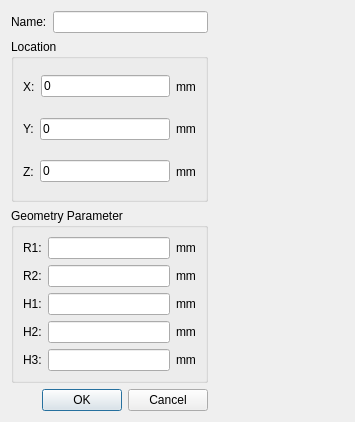
<?xml version="1.0" encoding="UTF-8"?>
<ui version="4.0">
 <class>CreateCylindricalComplex</class>
 <widget class="QDialog" name="CreateCylindricalComplex">
  <property name="geometry">
   <rect>
    <x>0</x>
    <y>0</y>
    <width>355</width>
    <height>420</height>
   </rect>
  </property>
  <property name="windowTitle">
   <string>Connecting Rod</string>
  </property>
  <layout class="QGridLayout" name="gridLayout_3">
   <item row="0" column="0">
    <layout class="QHBoxLayout" name="horizontalLayout_10">
     <item>
      <layout class="QVBoxLayout" name="verticalLayout">
       <item>
        <layout class="QHBoxLayout" name="horizontalLayout_7">
         <item>
          <widget class="QLabel" name="label_10">
           <property name="text">
            <string>Name:</string>
           </property>
          </widget>
         </item>
         <item>
          <widget class="QLineEdit" name="namelineEdit"/>
         </item>
        </layout>
       </item>
       <item>
        <widget class="QGroupBox" name="groupBox_2">
         <property name="title">
          <string>Location</string>
         </property>
         <layout class="QGridLayout" name="gridLayout">
          <item row="0" column="0">
           <layout class="QHBoxLayout" name="horizontalLayout">
            <item>
             <widget class="QLabel" name="label_19">
              <property name="text">
               <string>X:</string>
              </property>
             </widget>
            </item>
            <item>
             <widget class="QLineEdit" name="lineEdit_X">
              <property name="text">
               <string>0</string>
              </property>
             </widget>
            </item>
            <item>
             <widget class="QLabel" name="label_9">
              <property name="text">
               <string>mm</string>
              </property>
             </widget>
            </item>
           </layout>
          </item>
          <item row="1" column="0">
           <layout class="QHBoxLayout" name="horizontalLayout_2">
            <item>
             <widget class="QLabel" name="label_2">
              <property name="text">
               <string>Y:</string>
              </property>
             </widget>
            </item>
            <item>
             <widget class="QLineEdit" name="lineEdit_Y">
              <property name="text">
               <string>0</string>
              </property>
             </widget>
            </item>
            <item>
             <widget class="QLabel" name="label_11">
              <property name="text">
               <string>mm</string>
              </property>
             </widget>
            </item>
           </layout>
          </item>
          <item row="2" column="0">
           <layout class="QHBoxLayout" name="horizontalLayout_5">
            <item>
             <widget class="QLabel" name="label_3">
              <property name="text">
               <string>Z:</string>
              </property>
             </widget>
            </item>
            <item>
             <widget class="QLineEdit" name="lineEdit_Z">
              <property name="text">
               <string>0</string>
              </property>
             </widget>
            </item>
            <item>
             <widget class="QLabel" name="label_12">
              <property name="text">
               <string>mm</string>
              </property>
             </widget>
            </item>
           </layout>
          </item>
         </layout>
        </widget>
       </item>
       <item>
        <widget class="QGroupBox" name="groupBox">
         <property name="title">
          <string>Geometry Parameter</string>
         </property>
         <layout class="QGridLayout" name="gridLayout_2">
          <item row="0" column="0">
           <layout class="QHBoxLayout" name="horizontalLayout_3">
            <item>
             <widget class="QLabel" name="label_4">
              <property name="text">
               <string>R1:</string>
              </property>
             </widget>
            </item>
            <item>
             <widget class="QLineEdit" name="lineEdit_CY1R"/>
            </item>
            <item>
             <widget class="QLabel" name="label_13">
              <property name="text">
               <string>mm</string>
              </property>
             </widget>
            </item>
           </layout>
          </item>
          <item row="1" column="0">
           <layout class="QHBoxLayout" name="horizontalLayout_4">
            <item>
             <widget class="QLabel" name="label_6">
              <property name="text">
               <string>R2:</string>
              </property>
             </widget>
            </item>
            <item>
             <widget class="QLineEdit" name="lineEdit_COR"/>
            </item>
            <item>
             <widget class="QLabel" name="label_16">
              <property name="text">
               <string>mm</string>
              </property>
             </widget>
            </item>
           </layout>
          </item>
          <item row="2" column="0">
           <layout class="QHBoxLayout" name="horizontalLayout_8">
            <item>
             <widget class="QLabel" name="label_5">
              <property name="text">
               <string>H1:</string>
              </property>
             </widget>
            </item>
            <item>
             <widget class="QLineEdit" name="lineEdit_CY1H"/>
            </item>
            <item>
             <widget class="QLabel" name="label_14">
              <property name="text">
               <string>mm</string>
              </property>
             </widget>
            </item>
           </layout>
          </item>
          <item row="3" column="0">
           <layout class="QHBoxLayout" name="horizontalLayout_9">
            <item>
             <widget class="QLabel" name="label_7">
              <property name="text">
               <string>H2:</string>
              </property>
             </widget>
            </item>
            <item>
             <widget class="QLineEdit" name="lineEdit_COH"/>
            </item>
            <item>
             <widget class="QLabel" name="label_15">
              <property name="text">
               <string>mm</string>
              </property>
             </widget>
            </item>
           </layout>
          </item>
          <item row="4" column="0">
           <layout class="QHBoxLayout" name="horizontalLayout_6">
            <item>
             <widget class="QLabel" name="label_8">
              <property name="text">
               <string>H3:</string>
              </property>
             </widget>
            </item>
            <item>
             <widget class="QLineEdit" name="lineEdit_CY2H">
              <property name="sizePolicy">
               <sizepolicy hsizetype="Expanding" vsizetype="Preferred">
                <horstretch>0</horstretch>
                <verstretch>0</verstretch>
               </sizepolicy>
              </property>
             </widget>
            </item>
            <item>
             <widget class="QLabel" name="label_17">
              <property name="sizePolicy">
               <sizepolicy hsizetype="Preferred" vsizetype="Preferred">
                <horstretch>0</horstretch>
                <verstretch>0</verstretch>
               </sizepolicy>
              </property>
              <property name="text">
               <string>mm</string>
              </property>
             </widget>
            </item>
           </layout>
          </item>
         </layout>
        </widget>
       </item>
       <item>
        <widget class="QDialogButtonBox" name="buttonBox">
         <property name="orientation">
          <enum>Qt::Horizontal</enum>
         </property>
         <property name="standardButtons">
          <set>QDialogButtonBox::Cancel|QDialogButtonBox::Ok</set>
         </property>
        </widget>
       </item>
      </layout>
     </item>
     <item>
      <widget class="QLabel" name="label_18">
       <property name="minimumSize">
        <size>
         <width>130</width>
         <height>400</height>
        </size>
       </property>
       <property name="styleSheet">
        <string notr="true">background-image: url(:/icons/liangan.png);</string>
       </property>
       <property name="text">
        <string/>
       </property>
      </widget>
     </item>
    </layout>
   </item>
  </layout>
 </widget>
 <resources>
  <include location="resource/resource.qrc"/>
 </resources>
 <connections>
  <connection>
   <sender>buttonBox</sender>
   <signal>accepted()</signal>
   <receiver>CreateCylindricalComplex</receiver>
   <slot>accept()</slot>
   <hints>
    <hint type="sourcelabel">
     <x>248</x>
     <y>254</y>
    </hint>
    <hint type="destinationlabel">
     <x>157</x>
     <y>274</y>
    </hint>
   </hints>
  </connection>
  <connection>
   <sender>buttonBox</sender>
   <signal>rejected()</signal>
   <receiver>CreateCylindricalComplex</receiver>
   <slot>reject()</slot>
   <hints>
    <hint type="sourcelabel">
     <x>316</x>
     <y>260</y>
    </hint>
    <hint type="destinationlabel">
     <x>286</x>
     <y>274</y>
    </hint>
   </hints>
  </connection>
 </connections>
</ui>
